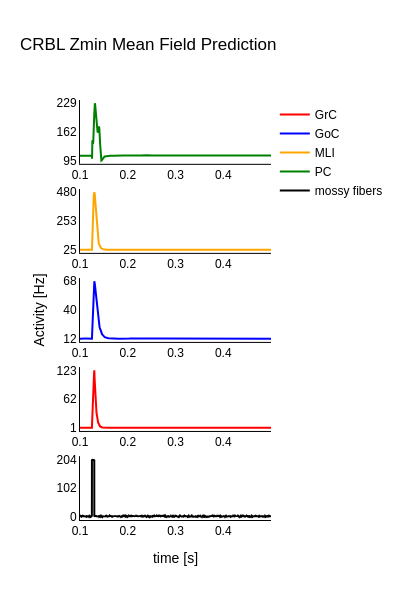

The code cell stored with this chart in its notebook:
### Code cell
f_tone_train = rect_input(time=t, t_start=1250, t_end=1300, minval=0, freq=200, noise_freq=0)
fmossy_sens_train = f_backnoise + f_tone_train
print(np.max(fmossy_sens_train))

# X = vector of activity with Vp = population p mean activity, Csp = covariance between population s and p

# X = [Vgrc, Vgoc, Cgrcgrc, Cgrcgoc, Cgrcm, Cmgoc, Cgocgoc, Cmm, Vm, Vmli, Vpc, Cmlimli, Cmlipc, Cgrcpc, Cgrcmli,
#     Cpcpc, Cmligoc, Cmlimossy, Cpcgoc, Cpcmossy]


CI_vec = [0.5, 5, 0.5, 0.5, 0.5, 0.5, 0.5, 0.5, fmossy_sens[0], 15, 38, 0.5, 0.5, 0.5, 0.5, 0.5, 0.5, 0.5, 0.5, 0.5]

X_tone_train = find_fixed_point_mossy(TFgrc, TFgoc, TFmli, TFpc, CI_vec, t, w, fmossy_sens_train,
                           Ngrc, Ngoc, Nmossy, Nmli, Npc, T, verbose=False)

plot_MF_activity(t[1000:], X_tone_train[1000:,:])

### Figure 1 — Plotly figure (JSON) as saved in the notebook; plotly's stock layout.template omitted (floating-point values rounded to 4 significant figures; data arrays with more than 128 entries replaced by an {"elided": "..."} marker saying what was removed)
{"data": [{"line": {"color": "red"}, "mode": "lines", "name": "GrC", "type": "scatter", "x": {"elided": "4000 float values"}, "xaxis": "x4", "y": {"elided": "4000 float values"}, "yaxis": "y4"}, {"line": {"color": "blue"}, "mode": "lines", "name": "GoC", "type": "scatter", "x": {"elided": "4000 float values"}, "xaxis": "x3", "y": {"elided": "4000 float values"}, "yaxis": "y3"}, {"line": {"color": "orange"}, "mode": "lines", "name": "MLI", "type": "scatter", "x": {"elided": "4000 float values"}, "xaxis": "x2", "y": {"elided": "4000 float values"}, "yaxis": "y2"}, {"line": {"color": "green"}, "mode": "lines", "name": "PC", "type": "scatter", "x": {"elided": "4000 float values"}, "xaxis": "x", "y": {"elided": "4000 float values"}, "yaxis": "y"}, {"line": {"color": "black"}, "mode": "lines", "name": "mossy fibers", "type": "scatter", "x": {"elided": "4000 float values"}, "xaxis": "x5", "y": {"elided": "4000 float values"}, "yaxis": "y5"}], "layout": {"font": {"color": "black", "family": "Arial, sans-serif", "size": 12}, "height": 600, "plot_bgcolor": "rgba(0,0,0,0)", "title": {"text": "CRBL Zmin Mean Field Prediction"}, "width": 400, "xaxis": {"anchor": "y", "domain": [0, 1], "linecolor": "black", "linewidth": 1, "mirror": false, "showgrid": false, "showline": true, "zeroline": false}, "xaxis2": {"anchor": "y2", "domain": [0, 1], "linecolor": "black", "linewidth": 1, "mirror": false, "showgrid": false, "showline": true, "zeroline": false}, "xaxis3": {"anchor": "y3", "domain": [0, 1], "linecolor": "black", "linewidth": 1, "mirror": false, "showgrid": false, "showline": true, "zeroline": false}, "xaxis4": {"anchor": "y4", "domain": [0, 1], "linecolor": "black", "linewidth": 1, "mirror": false, "showgrid": false, "showline": true, "zeroline": false}, "xaxis5": {"anchor": "y5", "domain": [0, 1], "linecolor": "black", "linewidth": 1, "mirror": false, "showgrid": false, "showline": true, "title": {"text": "time [s]"}, "zeroline": false}, "yaxis": {"anchor": "x", "domain": [0.848, 1], "linecolor": "black", "linewidth": 1, "mirror": false, "showgrid": false, "showline": true, "tickformat": ".0f", "tickmode": "array", "tickvals": [95.02, 161.9, 228.9], "zeroline": false}, "yaxis2": {"anchor": "x2", "domain": [0.636, 0.788], "linecolor": "black", "linewidth": 1, "mirror": false, "showgrid": false, "showline": true, "tickformat": ".0f", "tickmode": "array", "tickvals": [24.95, 252.7, 480.4], "zeroline": false}, "yaxis3": {"anchor": "x3", "domain": [0.424, 0.576], "linecolor": "black", "linewidth": 1, "mirror": false, "showgrid": false, "showline": true, "tickformat": ".0f", "tickmode": "array", "tickvals": [12.16, 39.85, 67.53], "title": {"text": "Activity [Hz]"}, "zeroline": false}, "yaxis4": {"anchor": "x4", "domain": [0.212, 0.364], "linecolor": "black", "linewidth": 1, "mirror": false, "showgrid": false, "showline": true, "tickformat": ".0f", "tickmode": "array", "tickvals": [1.266, 62.06, 122.9], "zeroline": false}, "yaxis5": {"anchor": "x5", "domain": [0, 0.152], "linecolor": "black", "linewidth": 1, "mirror": false, "showgrid": false, "showline": true, "tickformat": ".0f", "tickmode": "array", "tickvals": [5.091e-05, 101.9, 203.9], "zeroline": false}}}
